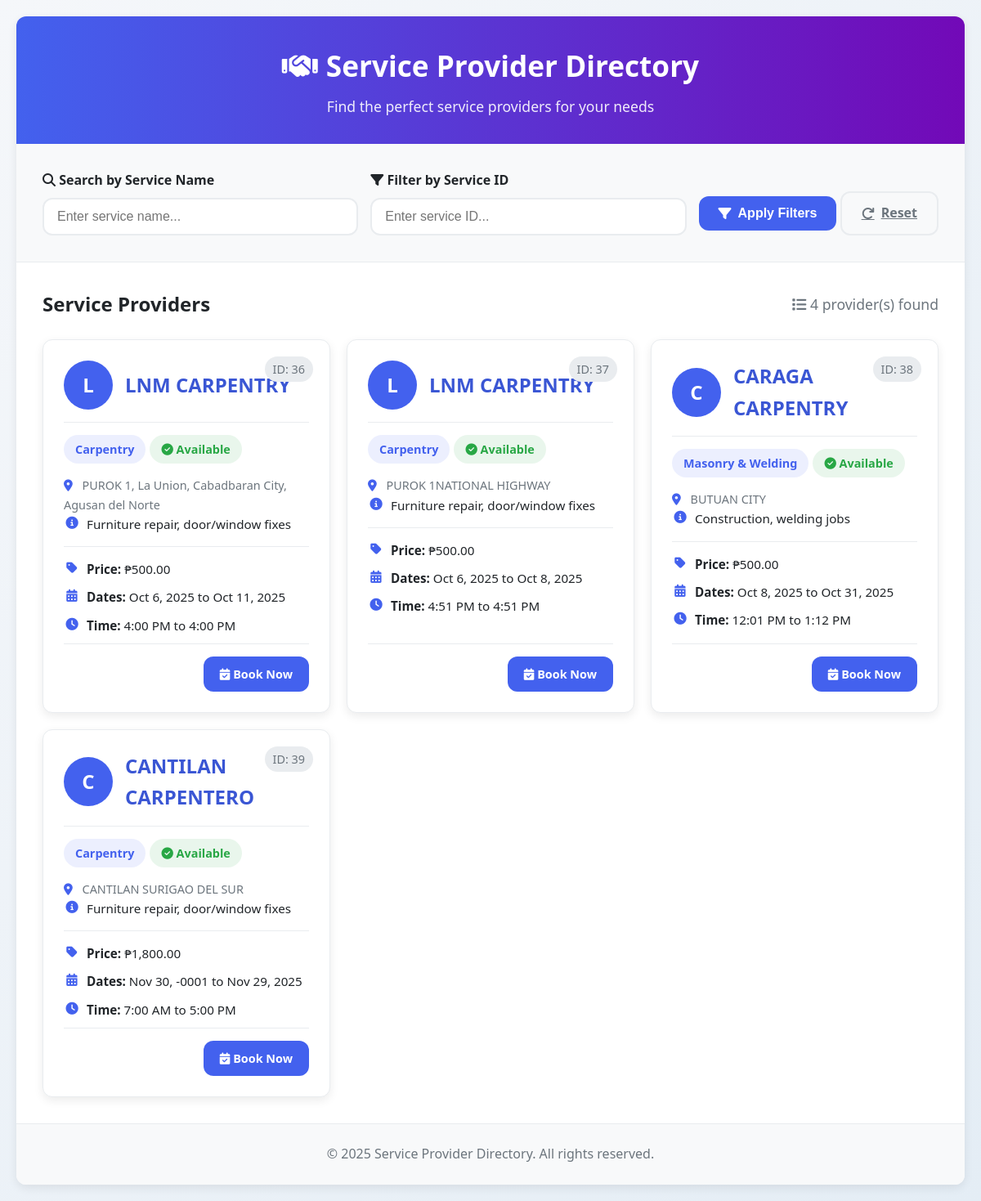
Page /content/serviceProvider.php on the committed database.
### tables this page shows
CREATE TABLE `service_providers` (
  `id` int(11) NOT NULL,
  `user_id` int(11) NOT NULL,
  `company_name` varchar(255) NOT NULL,
  `company_address` text NOT NULL,
  `company_email` varchar(255) NOT NULL,
  `contact_number` varchar(50) NOT NULL,
  `service_name` varchar(255) NOT NULL,
  `description` text DEFAULT NULL,
  `registration_date` timestamp NOT NULL DEFAULT current_timestamp(),
  `service_id` int(11) DEFAULT NULL,
  `service_description` text DEFAULT NULL,
  `price` decimal(10,2) NOT NULL,
  `available_date` date NOT NULL DEFAULT '2025-01-01',
  `available_time` time NOT NULL DEFAULT '00:00:00',
  `is_approved` int(11) NOT NULL,
  `available_date_from` date DEFAULT NULL,
  `available_date_to` date DEFAULT NULL,
  `available_time_from` time DEFAULT NULL,
  `available_time_to` time DEFAULT NULL,
  `is_available` tinyint(1) NOT NULL DEFAULT 1
);

### content/serviceProvider.php (the view, shortened to what this page needs)
<!DOCTYPE html>
<html lang="en">
<head>
    <link rel="stylesheet" href="https://cdnjs.cloudflare.com/ajax/libs/font-awesome/6.4.0/css/all.min.css">
</head>
<body>
<div class="container">
    <header>
        <h1><i class="fas fa-handshake"></i> Service Provider Directory</h1>
        <p>Find the perfect service providers for your needs</p>
    </header>
    <section class="filter-section">
        <form action="" method="GET" class="filter-form">
            <div class="form-group">
                <label for="service_name"><i class="fas fa-search"></i> Search by Service Name</label>
                <input type="text" id="service_name" name="service_name" class="form-control" placeholder="Enter service name..." value="<?php echo htmlspecialchars($_GET['service_name'] ?? ''); ?>">
            </div>
            <div class="form-group">
                <label for="service_id"><i class="fas fa-filter"></i> Filter by Service ID</label>
                <input type="text" id="service_id" name="service_id" class="form-control" placeholder="Enter service ID..." value="<?php echo htmlspecialchars($_GET['service_id'] ?? ''); ?>">
            </div>
            <div class="btn-group">
                <button type="submit" class="btn btn-primary"><i class="fas fa-filter"></i> Apply Filters</button>
                <a href="?" class="btn btn-outline"><i class="fas fa-redo"></i> Reset</a>
            </div>
        </form>
    </section>
    <section class="results-section">
        <div class="results-header">
            <h2>Service Providers</h2>
            <div class="results-count">
                <?php
                require '../db.php';
                $sql = "SELECT * FROM service_providers";
                $where_clauses = ["is_approved = 1"];
                $sql .= " WHERE " . implode(" AND ", $where_clauses);
                $stmt = $conn->prepare($sql);
                if ($stmt) {
                    $stmt->execute();
                    $result = $stmt->get_result();
                    $count = $result->num_rows;
                    echo "<span><i class='fas fa-list'></i> " . $count . " provider(s) found</span>";
                } else {
                    echo "<span>Error preparing query.</span>";
                    $result = false;
                }
                ?>
            </div>
        </div>
        <?php
        if ($result && $result->num_rows > 0) {
            echo '<div class="card-container">';
            while($row = $result->fetch_assoc()) {
                $is_available = $row['is_available'] ?? 0;
                echo '<div class="provider-card">';
                echo '<div class="provider-id">ID: ' . htmlspecialchars($row['id']) . '</div>';
                echo '<div class="card-header">';
                echo '<div class="company-avatar">' . substr(htmlspecialchars($row['company_name']), 0, 1) . '</div>';
                echo '<h3 class="company-name">' . htmlspecialchars($row['company_name']) . '</h3>';
                echo '</div>';
                echo '<div class="card-body">';
                echo '<span class="service-badge">' . htmlspecialchars($row['service_name']) . '</span>';
                if ($is_available) {
                    echo '<span class="status-badge available"><i class="fas fa-check-circle"></i> Available</span>';
                } else {
                    echo '<span class="status-badge unavailable"><i class="fas fa-times-circle"></i> Not Available</span>';
                }
                echo '<p class="company-address"><i class="fas fa-map-marker-alt"></i> ' . htmlspecialchars($row['company_address']) . '</p>';
                echo '<div class="service-details">';
                echo '<p><i class="fas fa-info-circle"></i><span>' . htmlspecialchars($row['service_description']) . '</span></p>';
                echo '<hr style="margin: 15px 0; border: 0; border-top: 1px solid var(--light-gray);">';
                echo '<p><i class="fas fa-tag"></i><span><strong>Price:</strong> ₱' . number_format($row['price'], 2) . '</span></p>';
                echo '<p><i class="fas fa-calendar-alt"></i><span><strong>Dates:</strong> ' . date("M j, Y", strtotime($row['available_date_from'])) . ' to ' . date("M j, Y", strtotime($row['available_date_to'])) . '</span></p>';
                echo '<p><i class="fas fa-clock"></i><span><strong>Time:</strong> ' . date("g:i A", strtotime($row['available_time_from'])) . ' to ' . date("g:i A", strtotime($row['available_time_to'])) . '</span></p>';
                echo '</div>';
                echo '</div>';
                echo '<div class="card-footer">';
                if ($is_available) {
                    echo '<a href="book_service.php?provider_id=' . htmlspecialchars($row['id']) . '" class="btn btn-primary btn-book-now">';
                    echo '<i class="fas fa-calendar-check"></i> Book Now';
                    echo '</a>';
                } else {
                    echo '<button class="btn btn-disabled btn-book-now" disabled>';
                    echo '<i class="fas fa-calendar-times"></i> Unavailable';
                    echo '</button>';
                }
                echo '</div>';
                echo '</div>';
            }
            echo '</div>';
        } else {
            echo '<div class="no-results">';
            echo '<i class="fas fa-search"></i>';
            echo '<h3>No service providers found</h3>';
            echo '<p>Try adjusting your search criteria or browse all providers.</p>';
            echo '</div>';
        }
        ?>
    </section>
    <footer>
        <p>&copy; <?php echo date("Y"); ?> Service Provider Directory. All rights reserved.</p>
    </footer>
</div>
</body>
</html>

### content/serviceProvider.php (style rules this page uses)
:root { --primary: #4361ee; --primary-dark: #3a56d4; --secondary: #7209b7; --light: #f8f9fa; --dark: #212529; --success: #28a745; --gray: #6c757d; --light-gray: #e9ecef; --border-radius: 12px; --shadow: 0 4px 12px rgba(0, 0, 0, 0.08); --transition: all 0.3s ease; }
* { margin: 0; padding: 0; box-sizing: border-box; }
body { font-family: 'Segoe UI', Tahoma, Geneva, Verdana, sans-serif; line-height: 1.6; color: var(--dark); background: linear-gradient(135deg, #f5f7fa 0%, #e4edf5 100%); min-height: 100vh; padding: 20px; }
.container { max-width: 1200px; margin: 0 auto; background: white; border-radius: var(--border-radius); box-shadow: var(--shadow); overflow: hidden; }
header { background: linear-gradient(to right, var(--primary), var(--secondary)); color: white; padding: 2rem; text-align: center; }
header h1 { font-size: 2.2rem; margin-bottom: 0.5rem; display: flex; align-items: center; justify-content: center; gap: 10px; }
header p { font-size: 1.1rem; opacity: 0.9; max-width: 600px; margin: 0 auto; }
.filter-section { padding: 2rem; background: var(--light); border-bottom: 1px solid var(--light-gray); }
.filter-form { display: flex; gap: 15px; flex-wrap: wrap; align-items: flex-end; }
.form-group { flex: 1; min-width: 250px; }
.form-group label { display: block; margin-bottom: 8px; font-weight: 600; color: var(--dark); }
.form-control { width: 100%; padding: 12px 16px; border: 2px solid var(--light-gray); border-radius: var(--border-radius); font-size: 1rem; transition: var(--transition); }
.btn { padding: 12px 24px; border: none; border-radius: var(--border-radius); font-size: 1rem; font-weight: 600; cursor: pointer; transition: var(--transition); display: inline-flex; align-items: center; gap: 8px; }
.btn-primary { background: var(--primary); color: white; }
.btn-outline { background: transparent; color: var(--gray); border: 2px solid var(--light-gray); }
.results-section { padding: 2rem; }
.results-header { display: flex; justify-content: space-between; align-items: center; margin-bottom: 1.5rem; }
.results-count { font-size: 1.1rem; color: var(--gray); }
.card-container { display: grid; grid-template-columns: repeat(auto-fill, minmax(320px, 1fr)); gap: 20px; }
.provider-card { background: white; border: 1px solid var(--light-gray); border-radius: var(--border-radius); box-shadow: var(--shadow); padding: 25px; transition: var(--transition); position: relative; display: flex; flex-direction: column; }
.card-header { display: flex; align-items: center; gap: 15px; margin-bottom: 15px; }
.company-avatar { width: 60px; height: 60px; border-radius: 50%; background: var(--primary); display: flex; align-items: center; justify-content: center; color: white; font-weight: bold; font-size: 1.5rem; flex-shrink: 0; }
.company-name { font-size: 1.5rem; font-weight: 700; color: var(--primary-dark); }
.card-body { border-top: 1px solid var(--light-gray); padding-top: 15px; flex-grow: 1; }
.card-body p { margin-bottom: 0; }
.company-address { color: var(--gray); font-size: 0.9rem; margin-bottom: 15px; }
.company-address i { margin-right: 8px; color: var(--primary); }
.service-badge { display: inline-block; padding: 6px 14px; background: rgba(67, 97, 238, 0.1); color: var(--primary); border-radius: 20px; font-size: 0.9rem; font-weight: 600; margin-bottom: 10px; }
.provider-id { position: absolute; top: 20px; right: 20px; font-size: 0.9rem; color: var(--gray); background: var(--light-gray); padding: 4px 10px; border-radius: 20px; }
.status-badge { display: inline-block; padding: 6px 14px; border-radius: 20px; font-size: 0.9rem; font-weight: 600; margin-bottom: 15px; margin-left: 5px; }
.status-badge.available { background: rgba(40, 167, 69, 0.1); color: var(--success); }
.service-details p { display: flex; align-items: flex-start; margin-bottom: 10px; font-size: 0.95rem; }
.service-details i { width: 20px; text-align: center; margin-right: 8px; color: var(--primary); padding-top: 3px; }
.card-footer { border-top: 1px solid var(--light-gray); padding-top: 15px; margin-top: auto; text-align: right; }
.btn-book-now { padding: 10px 20px; font-size: 0.9rem; text-decoration: none; display: inline-block; }
footer { text-align: center; padding: 1.5rem; background: var(--light); color: var(--gray); border-top: 1px solid var(--light-gray); }

### rows in the picture
service_providers: id "36", company_name "L", company_name "LNM CARPENTRY", service_name "Carpentry", is_available 1 (drawn), company_address "PUROK 1, La Union, Cabadbaran City, Agusan del Norte", service_description "Furniture repair, door/window fixes", price "500.00", available_date_from "Oct 6, 2025", available_date_to "Oct 11, 2025", available_time_from "4:00 PM", available_time_to "4:00 PM"
service_providers: id "37", company_name "L", company_name "LNM CARPENTRY", service_name "Carpentry", is_available 1 (drawn), company_address "PUROK 1NATIONAL HIGHWAY", service_description "Furniture repair, door/window fixes", price "500.00", available_date_from "Oct 6, 2025", available_date_to "Oct 8, 2025", available_time_from "4:51 PM", available_time_to "4:51 PM"
service_providers: id "38", company_name "C", company_name "CARAGA CARPENTRY", service_name "Masonry & Welding", is_available 1 (drawn), company_address "BUTUAN CITY", service_description "Construction, welding jobs", price "500.00", available_date_from "Oct 8, 2025", available_date_to "Oct 31, 2025", available_time_from "12:01 PM", available_time_to "1:12 PM"
service_providers: id "39", company_name "C", company_name "CANTILAN CARPENTERO", service_name "Carpentry", is_available 1 (drawn), company_address "CANTILAN SURIGAO DEL SUR", service_description "Furniture repair, door/window fixes", price "1,800.00", available_date_from "Nov 30, -0001", available_date_to "Nov 29, 2025", available_time_from "7:00 AM", available_time_to "5:00 PM"

### other values in the picture
$count "4"
